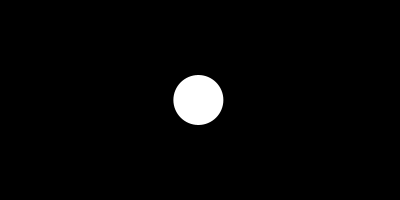
Frame 1 (no input)
Frame 60 (the mouse pressed at the canvas centre just before this capture): identical to frame 1, image omitted
Frame 120 (the mouse held since frame 60 and released just before this capture): identical to frame 1, image omitted

The Processing sketch that drew this single still picture (run headless with seeded random() and noise(); from frame 60 on, the mouse is pressed at the canvas centre):

// Processing sketch: Noise_01
// ── Noise_01.pde
/*
----------------------------------------
PLEASE READ INFO TAB FOR ALL INFORMATION
----------------------------------------
*/


/////////////////////////// GLOBALS ////////////////////////////


/////////////////////////// SETUP ////////////////////////////

void setup() {
  size(400, 200);
  background(0);
  noStroke();
  smooth();
}

/////////////////////////// DRAW ////////////////////////////
void draw() {
  background(0);
  
  // Notice that the value returned is always the same.
  // Noise returns values between 0 & 1 regardless of the value added in brackets
  //Unlike random which generates values within a range of possibilities (Uniform Distribution).
  float n = noise(1); 
  print(n);
  ellipse(n*width,100,50,50);

}

/////////////////////////// FUNCTIONS ////////////////////////////


// ── INFO.pde
/*

 DESIGNING PROGRAMS 1.0
 AN INTRODUCTORY COURSE FOR DESIGN STUDENTS
 
 IMPLEMENTED BY THE FREE ART BUREAU 2010/11 
 >>> www.freeartbureau.org
 +++++++++++++++++++++++++++ 
 LES BASES : NOISE
 SKETCH : NOISE_01
 PARENT SKETCH : NONE
 TYPE : STATIQUE
 
 NOTE :

 
 ** REFS.
 PERLIN NOISE
 KEN PERLIN EXPLAINS
 http://noisemachine.com/talk1/
 Texte en français : http://zenol.fr/dl/perlin_noise.pdf

 */
 
 
 /////////////////////////////////////// - END

 
